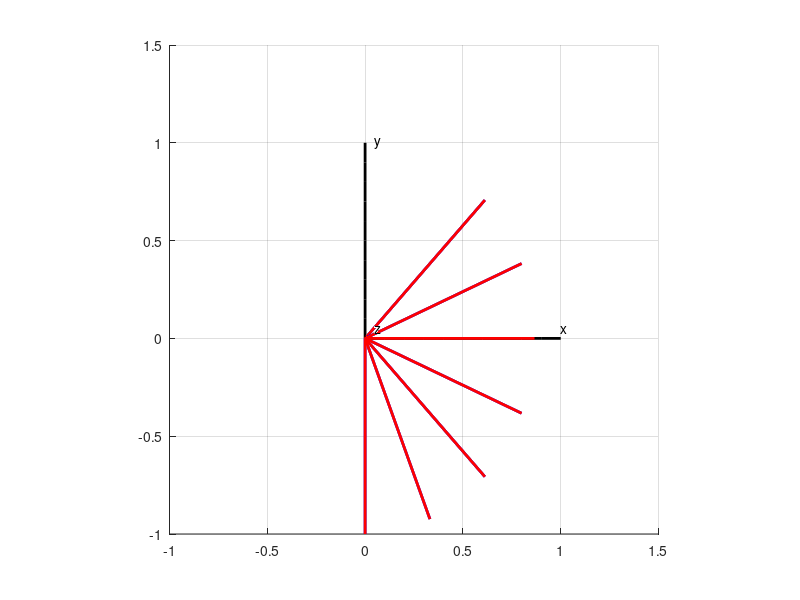

Write MATLAB code to recreate this figure.
% By changing (guessing) the signs of x1 y1 z1 x2 y2 z2 to make the
% rotation direction consistent with each other.
% Mengtang Li
% Mar 25

clear; clf; close all;

figure(1);
grid minor; grid on; hold on;
% plot axes
xaxis_x = 0:0.1:1;
xaxis_y = zeros(1,size(xaxis_x,2));
xaxis_z = zeros(1,size(xaxis_x,2));

yaxis_x = zeros(1,size(xaxis_x,2));
yaxis_y = 0:0.1:1;
yaxis_z = zeros(1,size(xaxis_x,2));

zaxis_x = zeros(1,size(xaxis_x,2));
zaxis_y = zeros(1,size(xaxis_x,2));
zaxis_z = 0:0.1:1;

xlim([-1 1.5]); ylim([-1 1.5]); zlim([-1 1.5]);

plot3(xaxis_x,xaxis_y,xaxis_z,'k','linewidth',2);
grid on; grid minor; hold on;
plot3(yaxis_x,yaxis_y,yaxis_z,'k','linewidth',2);
plot3(zaxis_x,zaxis_y,zaxis_z,'k','linewidth',2);
% legend('x-axis', 'y-axis', 'z-axis');
text(1.0,0.05,0.05,'x');
text(0.05,1.0,0.05,'y');
text(0.05,0.05,1.0,'z');
daspect([1 1 1]);

alpha = pi/6;
beta = pi/6;
R = 1;

% lower
for wt = 0:pi/8:3*pi/4;
    x1 = R*cos(alpha)*sin(wt);
    y1 = -R*cos(wt);
    z1 = -R*sin(alpha)*sin(wt);
    x1 = [0; x1];
    y1 = [0; y1];
    z1 = [0; z1];
    plot3(x1, y1, z1,'b','linewidth',2);
end

% upper
wt = 0;
for theta = 0:pi/8:3*pi/4;
    x2 = R*( -sin(2*wt)*cos(theta) + cos(beta)*cos(2*wt)*sin(theta) );
    y2 = R*( -cos(2*wt)*cos(theta) - cos(beta)*sin(2*wt)*sin(theta) );
    z2 = R*( +sin(beta)*sin(theta) );
    x2 = [0; x2];
    y2 = [0; y2];
    z2 = [0; z2];
    plot3(x2, y2, z2,'r','linewidth',2);
end